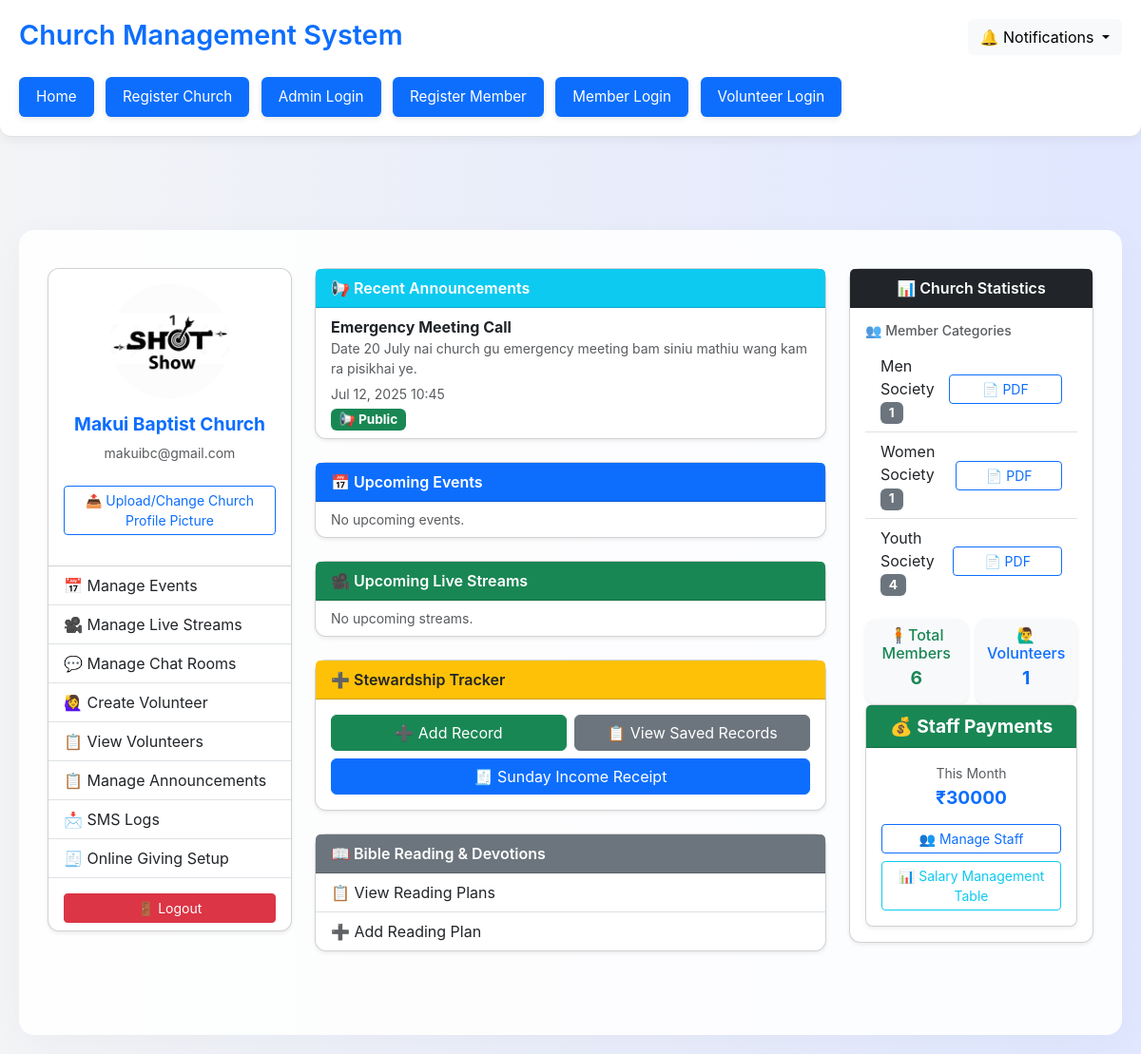
The app's page /admin-dashboard/ (signed in) with its own data.
### church/models.py (models this page shows, shortened)
class Church(models.Model):
    admin = models.OneToOneField(
        settings.AUTH_USER_MODEL,
        on_delete=models.PROTECT,  # 🔒 Prevent accidental deletion
        related_name='church_admin',
        null=True,
        blank=True,
    )
    church_name     = models.CharField(max_length=255)
    church_address  = models.CharField(max_length=255)
    phone_number    = models.CharField(max_length=20, unique=True)
    email_address   = models.EmailField(unique=True)
    district        = models.CharField(max_length=100)
    state           = models.CharField(max_length=100)
    postal_code     = models.CharField(max_length=20)
    country         = models.CharField(max_length=100)
    profile_picture = models.ImageField(
        upload_to='church_profiles/', blank=True, null=True
    )
    upi_id = models.CharField(max_length=100, blank=True, null=True)
    qr_code = models.ImageField(
        upload_to='church_qrcodes/', blank=True, null=True
    )
    is_suspended = models.BooleanField(
        default=False,
        help_text="Tick to disable all log‑ins for this church until dues are paid."
    )
    date_registered = models.DateTimeField(auto_now_add=True)

class Announcement(models.Model):
    church = models.ForeignKey(Church, on_delete=models.CASCADE)
    title = models.CharField(max_length=255)
    content = models.TextField(blank=True)  # Announcement message
    created_by = models.ForeignKey(User, on_delete=models.SET_NULL, null=True, blank=True)
    event = models.ForeignKey(Event, on_delete=models.SET_NULL, null=True, blank=True)
    user = models.ForeignKey(User, on_delete=models.CASCADE, related_name='personal_announcements', null=True, blank=True, help_text="Leave blank for public announcements.")
    is_public = models.BooleanField(default=True)
    is_read = models.BooleanField(default=False)  # Only for personal announcements
    created_at = models.DateTimeField(auto_now_add=True)
    class Meta:
        ordering = ['-created_at']
    def is_notification(self):
        return self.user is not None and not self.is_public

### church/views.py (the view)
# urls.py: path('admin-dashboard/', views.church_admin_dashboard, name='church_admin_dashboard'),
@login_required
def church_admin_dashboard(request):
    church_id = request.session.get("church_id")
    if not church_id:
        return redirect("church:church_admin_login")
    try:
        church = Church.objects.get(id=church_id)
        total_members = Member.objects.filter(church=church).count()
        category_counts = (
            Member.objects.filter(church=church)
            .values("category__name")
            .annotate(total=Count("id"))
        )
        category_stats = {"Men Society": 0, "Women Society": 0, "Youth Society": 0}
        for entry in category_counts:
            name = entry["category__name"]
            if name in category_stats:
                category_stats[name] = entry["total"]
        total_volunteers = Volunteer.objects.filter(church=church).count()
        upcoming_events = (
            Event.objects.filter(church=church, start_datetime__gte=timezone.now())
            .order_by("start_datetime")[:5]
        )
        today = timezone.now().date()
        upcoming_streams = (
            LiveStream.objects.filter(
                church=church,
                is_active=True,
                date__gte=today,
            )
            .order_by("date")[:5]
        )
        active_chat_rooms = ChatRoom.objects.filter(church=church)
        recent_announcements = (
            Announcement.objects.filter(church=church).order_by("-created_at")[:5]
        )
        upcoming_due_date = None
        subscription = getattr(church, "subscription", None)
        if (
            subscription
            and subscription.is_active
            and subscription.next_due_date
            and today <= subscription.next_due_date <= today + timedelta(days=7)
        ):
            upcoming_due_date = subscription.next_due_date
        current_month = today.month
        current_year = today.year
        total_paid_this_month = (
            StaffPayment.objects.filter(
                staff__church=church,
                payment_month__year=current_year,
                payment_month__month=current_month,
            ).aggregate(total=Sum("amount"))["total"]
            or 0
        )
        context = {
            "church": church,
            "total_members": total_members,
            "category_stats": category_stats,
            "total_volunteers": total_volunteers,
            "upcoming_events": upcoming_events,
            "upcoming_streams": upcoming_streams,
            "active_chat_rooms": active_chat_rooms,
            "recent_announcements": recent_announcements,
            "upcoming_due_date": upcoming_due_date,
            "total_paid_this_month": total_paid_this_month,
        }
        return render(request, "church/church_admin_dashboard.html", context)
    except Church.DoesNotExist:
        raise Http404("Church not found.")

### church/templates/church/church_admin_dashboard.html (shortened to what this page needs)
{% extends 'base_generic.html' %}
{% load static %}
{% load custom_filters %}
{% block content %}
<div class="container-fluid mt-5">
    <div class="row">
        <div class="col-md-3 mb-4">
            <div class="card shadow-sm">
                <div class="card-body text-center">
                    {% if church.profile_picture %}
                        <img src="{{ church.profile_picture.url }}" alt="Church Profile" class="img-fluid rounded-circle mb-2" style="max-height:120px;">
                    {% else %}
                        <img src="{% static 'img/default_church.png' %}" alt="Default Profile" class="img-fluid rounded-circle mb-2" style="max-height:120px;">
                    {% endif %}
                    <h5 class="fw-bold text-primary mt-2">{{ church.church_name }}</h5>
                    <p class="text-muted">{{ church.email_address }}</p>
                    <a href="{% url 'church:upload_church_image' %}" class="btn btn-sm btn-outline-primary mt-2">
                        📤 Upload/Change Church Profile Picture
                    </a>
                </div>
                <ul class="list-group list-group-flush mt-3">
                    <li class="list-group-item"><a href="{% url 'church:church_events' %}"          class="text-decoration-none text-dark">📅 Manage Events</a></li>
                    <li class="list-group-item"><a href="{% url 'church:livestream_list' %}"        class="text-decoration-none text-dark">🎥 Manage Live Streams</a></li>
                    <li class="list-group-item"><a href="{% url 'church:chatroom_list' %}"          class="text-decoration-none text-dark">💬 Manage Chat Rooms</a></li>
                    <li class="list-group-item"><a href="{% url 'church:create_volunteer' %}"       class="text-decoration-none text-dark">🙋‍♀️ Create Volunteer</a></li>
                    <li class="list-group-item"><a href="{% url 'church:list_volunteers' %}"        class="text-decoration-none text-dark">📋 View Volunteers</a></li>
                    <li class="list-group-item"><a href="{% url 'church:church_announcement_list' %}" class="text-decoration-none text-dark">📋 Manage Announcements</a></li>
                    <li class="list-group-item"><a href="{% url 'church:sms_logs' %}"               class="text-decoration-none text-dark">📩 SMS Logs</a></li>
                    <li class="list-group-item"><a href="{% url 'church:church_admin_online_giving' %}" class="text-decoration-none text-dark">🧾 Online Giving Setup</a></li>
                    <li class="list-group-item text-center">
                        <form method="post" action="{% url 'church:church_admin_logout' %}">
                            <button type="submit" class="btn btn-sm btn-danger mt-2 w-100">🚪 Logout</button>
                        </form>
                    </li>
                </ul>
            </div>
        </div>
        <div class="col-md-6">
            <div class="row mb-4">
                <div class="col-md-12 mb-4">
                    <div class="card shadow-sm">
                        <div class="card-header bg-info text-white">📢 Recent Announcements</div>
                        <ul class="list-group list-group-flush">
                            {% for ann in recent_announcements %}
                                <li class="list-group-item">
                                    <strong>{{ ann.title }}</strong><br>
                                    <p class="mb-1 text-muted">{{ ann.content|truncatewords:25 }}</p>
                                    <small class="text-muted">{{ ann.created_at|date:"M d, Y H:i" }}</small><br>
                                    {% if ann.is_notification %}
                                        <span class="badge bg-warning text-dark mt-1">🔔 Notification</span>
                                    {% else %}
                                        <span class="badge bg-success mt-1">📢 Public</span>
                                    {% endif %}
                                </li>
                            {% empty %}
                                <li class="list-group-item text-muted">No announcements available.</li>
                            {% endfor %}
                        </ul>
                    </div>
                </div>
                <div class="col-md-12 mb-4">
                    <div class="card shadow-sm">
                        <div class="card-header bg-primary text-white">📅 Upcoming Events</div>
                        <ul class="list-group list-group-flush">
                            {% for event in upcoming_events %}
                                <li class="list-group-item">
                                    <strong>{{ event.title }}</strong><br>
                                    <span class="event-time">
                                        {{ event.start_datetime|date:"D, M d, Y H:i" }} — {{ event.end_datetime|date:"H:i" }}<br>
                                        📍 {{ event.location }}
                                    </span>
                                </li>
                            {% empty %}
                                <li class="list-group-item text-muted">No upcoming events.</li>
                            {% endfor %}
                        </ul>
                    </div>
                </div>
                <div class="col-md-12 mb-4">
                    <div class="card shadow-sm">
                        <div class="card-header bg-success text-white">🎥 Upcoming Live Streams</div>
                        <ul class="list-group list-group-flush">
                            {% for stream in upcoming_streams %}
                                <li class="list-group-item d-flex justify-content-between align-items-center">
                                    {{ stream.title }}
                                    <span class="badge bg-success">{{ stream.date|date:"M d, Y H:i" }}</span>
                                </li>
                            {% empty %}
                                <li class="list-group-item text-muted">No upcoming streams.</li>
                            {% endfor %}
                        </ul>
                    </div>
                </div>
                <div class="col-md-12 mb-4">
                    <div class="card shadow-sm">
                        <div class="card-header bg-warning text-dark">➕ Stewardship Tracker</div>
                        <div class="card-body">
                            <div class="d-flex flex-wrap gap-2 justify-content-between">
                                <div class="d-flex gap-2 flex-grow-1">
                                    <a href="{% url 'church:add_stewardship_record' %}" class="btn btn-success w-100">➕ Add Record</a>
                                    <a href="{% url 'church:stewardship_list' %}" class="btn btn-secondary w-100">📋 View Saved Records</a>
                                </div>
                                <a href="{% url 'church:sunday_income_receipt_list' %}" class="btn btn-primary w-100 w-md-auto">🧾 Sunday Income Receipt</a>
                            </div>
                        </div>
                    </div>
                </div>
                <div class="col-md-12 mb-4">
                    <div class="card shadow-sm">
                        <div class="card-header bg-secondary text-white">📖 Bible Reading & Devotions</div>
                        <ul class="list-group list-group-flush">
                            <li class="list-group-item"><a href="{% url 'church:bible_reading_list' %}" class="text-decoration-none text-dark">📋 View Reading Plans</a></li>
                            <li class="list-group-item"><a href="{% url 'church:add_bible_reading' %}" class="text-decoration-none text-dark">➕ Add Reading Plan</a></li>
                        </ul>
                    </div>
                </div>
            </div>
        </div>
        <div class="col-md-3">
            <div class="card shadow-sm mb-4">
                <div class="card-header bg-dark text-white text-center">📊 Church Statistics</div>
                <div class="card-body">
                    <h6 class="text-muted">👥 Member Categories</h6>
                    <ul class="list-group list-group-flush mb-3">
                        <li class="list-group-item d-flex justify-content-between align-items-center">
                            <span>Men Society <span class="badge bg-secondary">{{ category_stats|dict_get:"Men Society"|default:"0" }}</span></span>
                            <a href="{% url 'church:society_members_pdf' 'Men Society' %}" class="btn btn-sm btn-outline-primary">📄 PDF</a>
                        </li>
                        <li class="list-group-item d-flex justify-content-between align-items-center">
                            <span>Women Society <span class="badge bg-secondary">{{ category_stats|dict_get:"Women Society"|default:"0" }}</span></span>
                            <a href="{% url 'church:society_members_pdf' 'Women Society' %}" class="btn btn-sm btn-outline-primary">📄 PDF</a>
                        </li>
                        <li class="list-group-item d-flex justify-content-between align-items-center">
                            <span>Youth Society <span class="badge bg-secondary">{{ category_stats|dict_get:"Youth Society"|default:"0" }}</span></span>
                            <a href="{% url 'church:society_members_pdf' 'Youth Society' %}" class="btn btn-sm btn-outline-primary">📄 PDF</a>
                        </li>
                    </ul>
                    <div class="row mt-3 gx-2">
    <div class="col-6">
        <div class="card bg-light border-0 shadow-sm text-center">
            <div class="card-body p-2">
                <h6 class="text-success mb-1">🧍Total Members</h6>
                <h5 class="fw-bold text-success">{{ total_members }}</h5>
            </div>
        </div>
    </div>
    <div class="col-6">
        <div class="card bg-light border-0 shadow-sm text-center">
            <div class="card-body p-2">
                <h6 class="text-primary mb-1">🙋‍♂️ Volunteers</h6>
                <h5 class="fw-bold text-primary">{{ total_volunteers }}</h5>
            </div>
        </div>
    </div>
</div>
<div class="card shadow-sm rounded-3">
    <div class="card-header bg-success text-white text-center fw-bold">
        💰 Staff Payments
    </div>
    <div class="card-body text-center">
        <p class="text-muted mb-1">This Month</p>
        <h6 class="text-primary fw-bold">₹{{ total_paid_this_month|default:"0.00" }}</h6>
        <div class="d-grid gap-2 mt-3">
            <a href="{% url 'church:staff_list' %}" class="btn btn-outline-primary btn-sm">
                👥 Manage Staff
            </a>
            <a href="{% url 'church:staff_salary_table' %}" class="btn btn-outline-info btn-sm">
                📊 Salary Management Table
            </a>
        </div>
    </div>
</div>
</div>
</div>
</div>
</div>
</div>
{% endblock %}

### records on screen
Church: profile_picture (picture), church_name "Makui Baptist Church", email_address "makuibc@gmail.com"
Announcement: title "Emergency Meeting Call", content "Date 20 July nai church gu emergency meeting bam siniu mathiu wang kam ra pisikhai ye.", created_at "Jul 12, 2025 10:45", shows "📢 Public"

### other values on screen
{{ category_stats|dict_get:"Men Society"|default:"0" }} "1"
{{ category_stats|dict_get:"Women Society"|default:"0" }} "1"
{{ category_stats|dict_get:"Youth Society"|default:"0" }} "4"
{{ total_members }} "6"
{{ total_volunteers }} "1"
{{ total_paid_this_month|default:"0.00" }} "30000"
